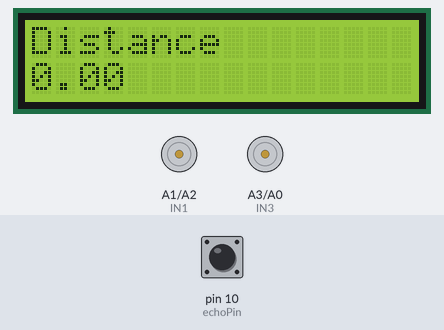
Bench run of a sketch on a simulated Arduino Uno, built with avr-gcc and run on an emulated ATmega328P. On the bench: 16×2 character LCD, motor-driver pin pairs drawn as motors (green arrow = first pin HIGH = forward, orange = second pin HIGH = backward, longer = more drive, scaled by the enable pin). The test bench sets the inputs (shaded band); at power-on: pin 10 (echoPin) LOW.

Above: at 1.2 s.
1.3 s: pin 10 (echoPin) pulsed HIGH 2 times (0.12 s each, 0.3 s apart)
At 2.4 s:
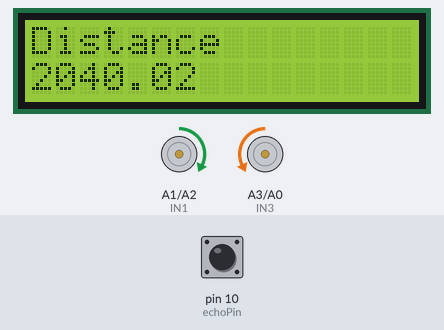
At 4.1 s:
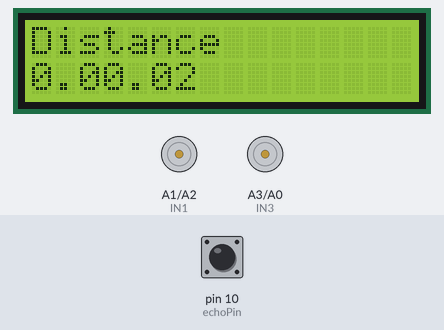
Timing chart, 0 to 5.6 s (numbered marks = the images above; inputs shaded):
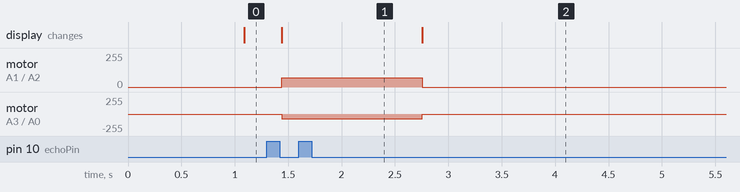

The sketch:

ultrasonicsensor.ino
```cpp
#include <Adafruit_LiquidCrystal.h>

#define enA 11
#define IN1 A1
#define IN2 A2
#define IN3 A3
#define IN4 A0
#define enB 3

#define trigPin  1
#define echoPin  10

float duration;

float distance = 0;


const int rs = 8, en = 9, d4 = 4, d5 = 5, d6 = 6, d7 = 7;
Adafruit_LiquidCrystal lcd_1(rs,en, d4, d5, d6, d7);

void setup() {
  pinMode(enA,OUTPUT);
  pinMode(IN1,OUTPUT);
  pinMode(IN2,OUTPUT);
  pinMode(IN3,OUTPUT);
  pinMode(IN4,OUTPUT);
  pinMode(enB,OUTPUT);

  pinMode(trigPin, OUTPUT);
  pinMode(echoPin, INPUT);

  lcd_1.begin(16,2);
	lcd_1.print("Distance");

}

void loop() {


  lcd_1.setCursor(0, 1);
  lcd_1.setBacklight(1);

  digitalWrite(trigPin, LOW);
  delayMicroseconds(2);
  digitalWrite(trigPin, HIGH);
  delayMicroseconds(10);
  duration = pulseIn(echoPin, HIGH);
  distance = duration * 0.034/2;
  delay(10);
  lcd_1.setCursor(0, 1);
  lcd_1.print(distance);


  if (distance>50) forward();
  else stop();

}

void forward(){
 digitalWrite(IN1, HIGH);
    digitalWrite(IN2, LOW);
    analogWrite(enA, 70);
    digitalWrite(IN3, LOW);
    digitalWrite(IN4, HIGH);
    analogWrite(enB, 70);
}

void left(){
  digitalWrite(IN1,LOW);
  digitalWrite(IN2,HIGH);
  analogWrite(enA,250);
  digitalWrite(IN3,LOW);
  digitalWrite(IN4,HIGH);
  analogWrite(enB,200);
}

void right(){
  digitalWrite(IN1,HIGH);
  digitalWrite(IN2,LOW);
  analogWrite(enA,250);
  digitalWrite(IN3,HIGH);
  digitalWrite(IN4,LOW);
  analogWrite(enB,200);
}

void stop(){
  digitalWrite(IN1,LOW);
  digitalWrite(IN2,LOW);
  digitalWrite(IN3,LOW);
  digitalWrite(IN4,LOW);
}
```

Measured:
- after the input at 1.3 s, motor on A1 (IN1) / A2 (IN2): stopped → forward 70/255 after 0.14 s, → stopped 1.3 s later; motor on A3 (IN3) / A0 (IN4): stopped → backward 70/255 after 0.14 s, → stopped 1.3 s later; the display: changes after 0.14 s (image 1)
